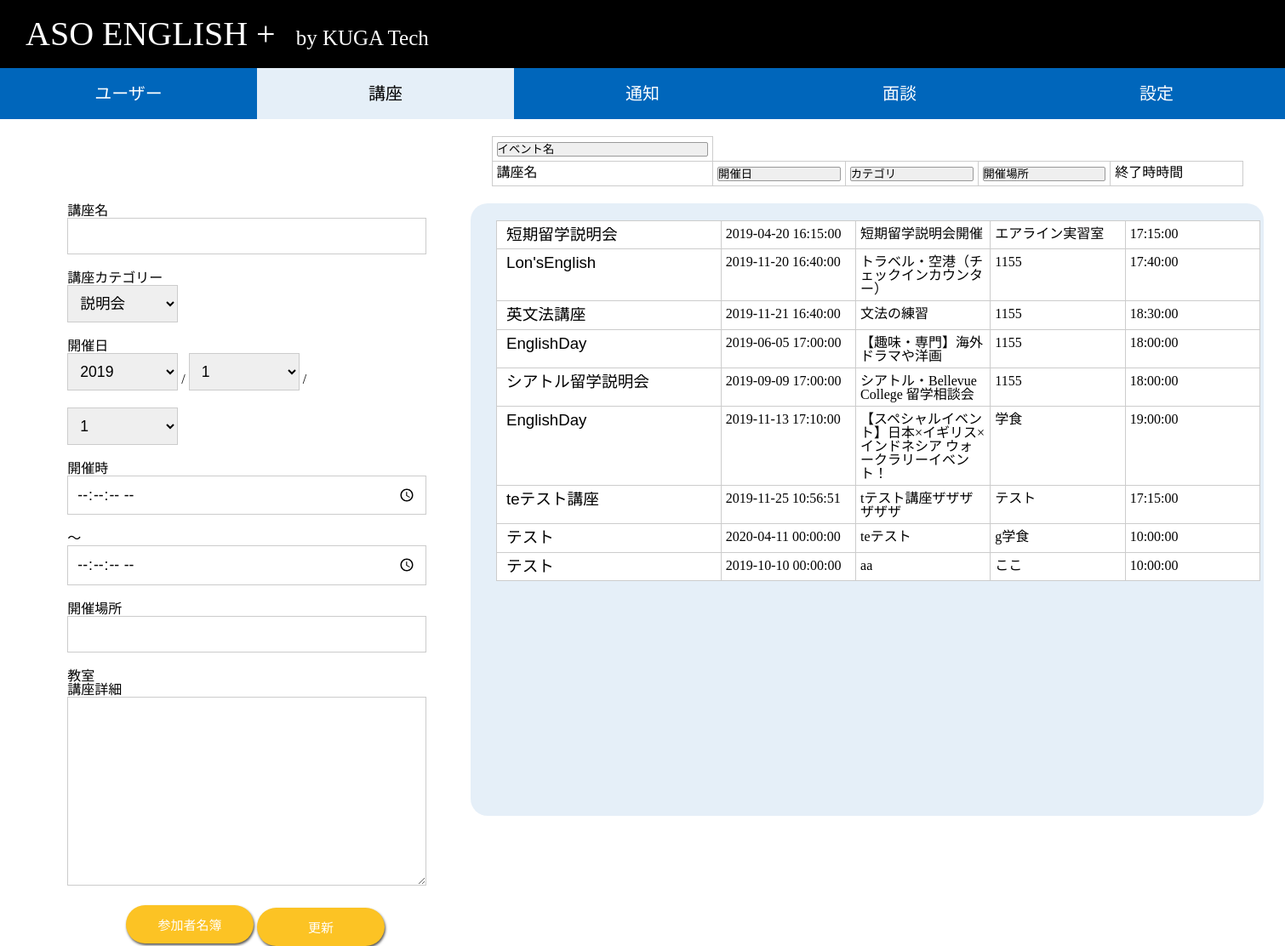
/300_製造/301_WEB側コード/main/course-update.php, run on the app's committed database.
### tables this page shows
CREATE TABLE `course_overview` (
  `course_number` int(11) NOT NULL,
  `course_name` varchar(30) NOT NULL,
  `event_date` datetime NOT NULL,
  `body` varchar(300) NOT NULL,
  `category` int(11) NOT NULL,
  `img_path` varchar(50) DEFAULT NULL,
  `course_creator` int(11) NOT NULL,
  `place` varchar(100) DEFAULT NULL,
  `end_time` time DEFAULT NULL
);

### 300_製造/301_WEB側コード/main/course-update.php (the view, shortened to what this page needs)
<!DOCTYPE html>
<html lang="ja" xmlns="http://www.w3.org/1999/html">
<head>
    <link rel="stylesheet" href="../css/reset.css">
    <link rel="stylesheet" href="../css/header.css">
    <link rel="stylesheet" href="../css/course-update.css">
    <?php
    $PDO = new pdo('mysql:host=localhost;dbname=abroad;charset=utf8', 'root','password');
    ?>
</head>
<div>
    <?php include ("../sharedfile/header.php");?>
    <div class="course-input">
        <form action="course-update.php" method='post' name="form">
            <dl>
                <div class="course-input-content course-input-title">
                    <dt>講座名</dt>
                    <dd><input type="text" name="course_name" required
                            <?php
                            echo ' value="'.$data['course_name'].'"';
                            ?>
                        ></dd>
                </div>
                <div class="course-input-content course-input-category">
                    <dt>講座カテゴリー</dt>
                    <dd>
                        <select name='category'>
                            <?php
                            $category=$PDO->query('select * from course_category');
                            foreach($category as $items){
                                echo '<option value="'.$items['category_number'].'"';
                                if($data['category']==$items['category_number']){
                                    echo 'selected';
                                }
                                echo '>'. $items['category_name'].'</option>';
                            }
                            ?>
                        </select>
                    </dd>
                </div>
                <div class="course-input-content course-input-day">
                    <dt>開催日</dt>
                    <dd>
                        <select name="year">
                            <?php
                            for($i = 2019; $i<=2050; $i++):?>
                                <option
                                    <?php
                                    echo  'value='.$i;
                                    if($year==$i){
                                        echo ' selected';
                                    }
                                    ?>><?php echo $i;?></option>
                            <?php endfor;?>
                        </select>
                        /
                        <select name="event_date2">
                            <?php
                            for ($i=1;$i<13;$i++){
                                echo '<option value="'.$i.'" ';
                                if($i==$month){
                                    echo ' selected';
                                }echo '>'.$i.'</option>';
                            }
                            ?>
                        </select>
                        /
                        <select name="event_date3">
                            <?php
                            for ($i=1;$i<32;$i++){
                                echo '<option value="'.$i.'" ';
                                if($i==$day){
                                    echo ' selected';
                                }
                                echo '>'.$i.'</option>';
                            }
                            ?>
                        </select>
                    </dd>
                </div>
                <div class="course-input-content course-input-time">
                    <dt>開催時</dt>
                    <dd>
                        <input type="time" name="event_time" step="1" required
                            <?php
                            echo 'value="'.$start.'"';
                            ?>
                        >
                        ～
                        <input type="time" name="end_time" step="1" required
                            <?php
                            echo 'value="'.$data['end_time'].'"';
                            ?>
                        >
                    </dd>
                </div>
                <div class="course-input-content course-input-venue">
                    <dt>開催場所</dt>
                    <dd>
                        <input type="text" name="place" required
                            <?php
                            echo 'value="'.$data['place'].'"';
                            ?>
                        >教室
                    </dd>
                </div>
                <div class="course-input-content course-input-explanation">
                    <dt>講座詳細</dt>
                    <dd>
                        <?php
                        echo '<textarea name="body" required>'.$data['body'].'</textarea>';
                        ?>
                    </dd>
                </div>
            </dl>
            <button class="button-create" id="cource-user" data-action="attendance_confirmation.php">参加者名簿</button>
            <input type='submit' value='更新' class="button-create" name="update">
        </form>
    </div>
    <div class="course-list" >
    <table class="tablecategory">
        <tr>
            <td>
                <select name="refine">
                    <option value="">イベント名</option>
                </select>
            </td>
        </tr>
        <tr>
            <td>
                講座名
            </td>
            <td>
                <select name="pullMenu" onChange="screenChange()">
                    <option value="">開催日</option>
                </select>
            </td>
            <td>
                <select>
                    <option value="">カテゴリ</option>
                </select>
            </td>
            <td>
                <select>
                    <option value="">開催場所</option>
                </select>
            </td>
            <td>
                終了時時間
            </td>
        </tr>
    </table>
    <div class="box">
        <table class="tablebody">
            <?php
            foreach ($PDO->query('select * from course_overview') as $row) {
                echo '<tr>';
                echo '<td>';
                echo '<form action="course-update.php" method="post">
                      <input type="hidden" name="course_number" value=' . $row["course_number"] . '>
                      <input type="submit" value=' . htmlspecialchars($row['course_name']) .' class="submit_button">
                      </form>';
                echo '</td>';
                echo '<td>';
                echo $row['event_date'];
                echo '</td>';
                echo '<td>';
                echo $row['body'];
                echo '</td>';
                echo '<td>';
                echo $row['place'];
                echo '</td>';
                echo '<td>';
                echo $row['end_time'];
                echo '</tr>';
            }
            ?>
        </table>
    </div>
</div>
</div>
</body>
</html>

### 300_製造/301_WEB側コード/css/course-update.css (style rules this page uses)
html { min-width: 1500px; height:100%; }
.course-input { width: 35%; float: left; }
.course-input-content { width: 70%; margin-left: auto; margin-right: auto; }
.course-input-content input { width: 100%; border:0; padding:10px; font-size:1.1em; font-family:Arial, sans-serif; border:solid 1px #ccc; margin:0 0 20px; width:400px; }
.course-input-content select { width: 100%; border:0; padding:10px; font-size:1.1em; font-family:Arial, sans-serif; border:solid 1px #ccc; margin:0 0 20px; width:130px; }
.course-input-content textarea { width: 100%; border:0; padding:10px; font-size:1.1em; font-family:Arial, sans-serif; border:solid 1px #ccc; margin:0 0 20px; width:400px; height: 200px; }
.course-input-title { margin-top: 100px; }
.course-list { width: 65%; float: right; }
.tablecategory { margin-top: 20px; width: 90%; margin-left: auto; margin-right: auto; }
table { width: 90%; margin-left: auto; margin-right: auto; }
td { border: solid 1px #cccccc; padding: 5px; text-align: left; }
td:nth-child(1) { width: 25%; }
td:nth-child(2) { width: 15%; }
td:nth-child(3) { width: 15%; }
td:nth-child(4) { width: 15%; }
td:nth-child(5) { width: 15%; }
td:nth-child(6) { width: 15%; }
table select { width: 100%; border: 1px solid #999; -webkit-appearance: none; border-radius: 2px; }
.box { display: block; width: 95%; margin-left: auto; margin-right: auto; margin-top: 20px; height: 45em; background: rgba(0,102,187,0.1); border-radius: 20px; overflow-y: scroll; overflow-x: hidden; }
.tablebody { width: 96.3%; margin-left: 30px; margin-top: 20px; background: white; }
.button-create { position: relative; left: 28%; background: #FCC324; color: white; width: 10em; height: 3em; border-radius: 25px; font-size: 15px; border: none; box-shadow: 1px 2px 3px #555555; }
.submit_button { display : inline-block; border-radius : 3%; font-size : 14pt; text-align : center; cursor : pointer; padding : 0 4px; background : #ffffff; color : #000000; line-height : 1em; transition : .3s; border : 2px solid #ffffff; }

### data on the page
course_overview: course_name "短期留学説明会", event_date "2019-04-20 16:15:00", body "短期留学説明会開催", place "エアライン実習室", end_time "17:15:00"
course_overview: course_name "Lon'sEnglish", event_date "2019-11-20 16:40:00", body "トラベル・空港（チェックインカウンター）", place "1155", end_time "17:40:00"
course_overview: course_name "英文法講座", event_date "2019-11-21 16:40:00", body "文法の練習", place "1155", end_time "18:30:00"
course_overview: course_name "EnglishDay", event_date "2019-06-05 17:00:00", body "【趣味・専門】海外ドラマや洋画", place "1155", end_time "18:00:00"
course_overview: course_name "シアトル留学説明会", event_date "2019-09-09 17:00:00", body "シアトル・Bellevue College 留学相談会", place "1155", end_time "18:00:00"
course_overview: course_name "EnglishDay", event_date "2019-11-13 17:10:00", body "【スペシャルイベント】日本×イギリス×インドネシア ウォークラリーイベント！", place "学食", end_time "19:00:00"
course_overview: course_name "teテスト講座", event_date "2019-11-25 10:56:51", body "tテスト講座ザザザザザザ", place "テスト", end_time "17:15:00"
course_overview: course_name "テスト", event_date "2020-04-11 00:00:00", body "teテスト", place "g学食", end_time "10:00:00"
course_overview: course_name "テスト", event_date "2019-10-10 00:00:00", body "aa", place "ここ", end_time "10:00:00"

### other printed values
form field category "説明会"
form field year "2019"
form field event_date2 "1"
form field event_date3 "1"
